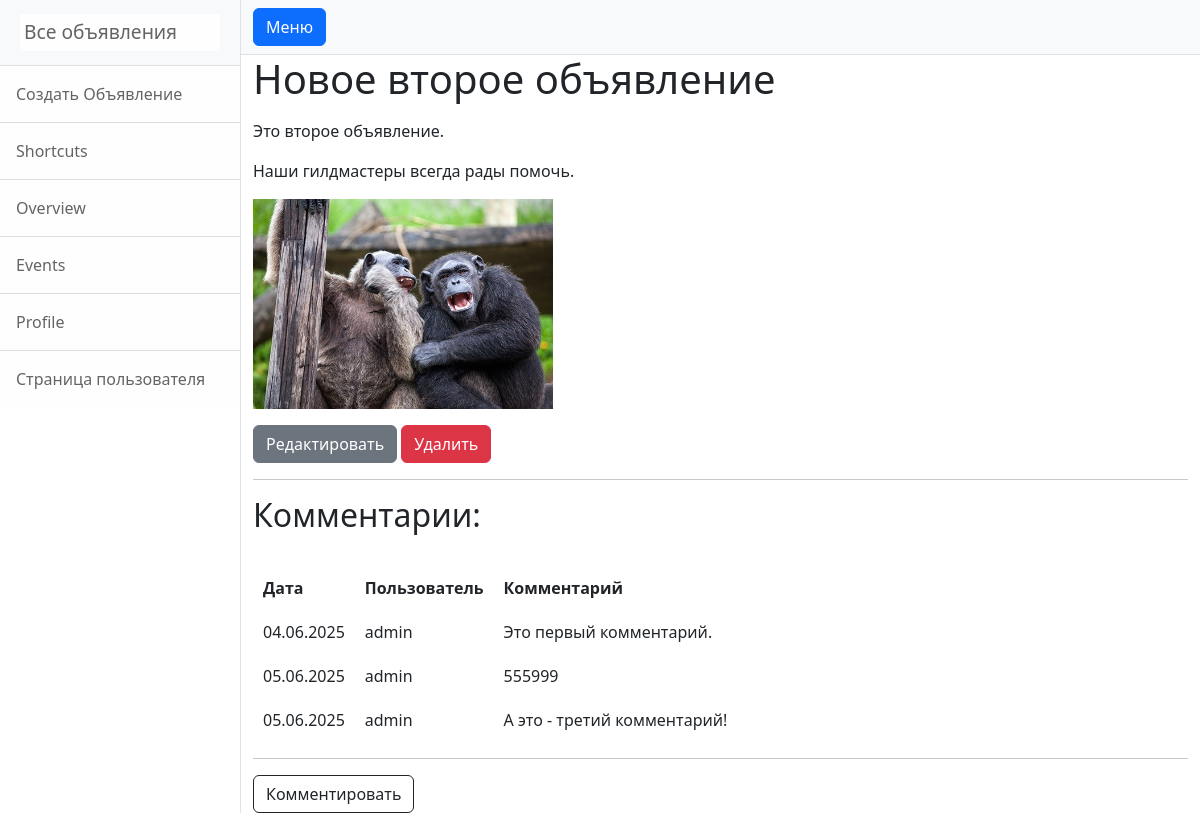
Page /posts/2 (signed in) on the committed database.
### post/models.py (models this page shows, shortened)
class Post(models.Model):
    author = models.ForeignKey(User, on_delete=models.CASCADE)
    date = models.DateTimeField(auto_now=True)
    category = models.ForeignKey(Category, on_delete=models.CASCADE)
    title = models.CharField(max_length=100)
    text = RichTextUploadingField()

class Comment(models.Model):
    post = models.ForeignKey(Post, on_delete=models.CASCADE)
    user = models.ForeignKey(User, on_delete=models.CASCADE)
    text = models.TextField()
    date = models.DateTimeField(auto_now=True)
    approved = models.BooleanField(default=False)

### post/views.py (the view)
# urls.py: path('<int:pk>', PostDetail.as_view(), name = 'post_detail'),
class PostDetail(DetailView):
    model = Post
    template_name = 'post.html'
    context_object_name = 'post'
    def get_context_data(self, **kwargs):
        context = super().get_context_data(**kwargs)
        post = self.get_object()
        comments = Comment.objects.filter(post=post, approved=True)
        context['comments'] = comments
        return context

### templates/post/post.html (shortened to what this page needs)
{% extends 'flatpages/default.html' %}
{% block content %}
    <h1>{{ post.title }}</h1>
    <p>{{ post.text|safe }}<p/>
    {% if post.author == request.user %}
        <a href="{{ request.path }}/edit/" class="btn btn-secondary">Редактировать</a>
        <a href="{% url 'post_delete' post.pk %}" class="btn btn-danger">Удалить</a>
    {% endif %}
<hr>
{% if comments %}
<h2>Комментарии:</h2>
<br>
<table align="left" cellpadding="10" style="float: left;">
    <tr>
        <th>Дата</th>
        <th>Пользователь</th>
        <th>Комментарий</th>
    </tr>
    {% for comment in comments %}
    <tr>
        <td>{{ comment.date|date:'d.m.Y' }}</td>
        <td>{{ comment.user }}</td>
        <td>{{ comment.text }}</td>
    </tr>
    {% endfor %}
</table>
{% endif %}
<hr>
<a href="{% url 'comment_create' post.pk %}" class="btn btn-outline-dark">Комментировать</a>
{% endblock content %}

### rows in the picture
Post: title "Новое второе объявление", text "Это второе объявление. Наши гилдмастеры всегда рады помочь.", text (picture)
Comment: date "04.06.2025", user "admin", text "Это первый комментарий."
Comment: date "05.06.2025", user "admin", text "555999"
Comment: date "05.06.2025", user "admin", text "А это - третий комментарий!"
